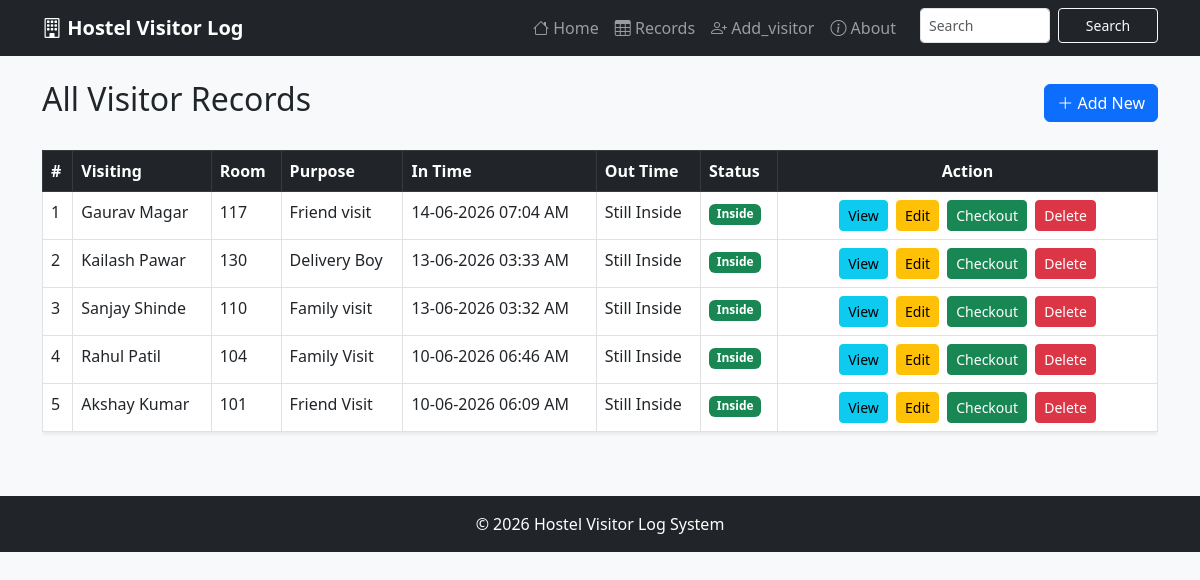
Page /records on the committed database.
### tables this page shows
CREATE TABLE visitors (
            id INTEGER PRIMARY KEY AUTOINCREMENT,
            visitor_name TEXT NOT NULL,
            student_name TEXT NOT NULL,
            room_number TEXT NOT NULL,
            purpose TEXT NOT NULL,
            in_time TEXT NOT NULL,
            out_time TEXT NOT NULL DEFAULT 'Still Inside',
            status TEXT DEFAULT 'Inside'
        );

### app.py (the view)
@app.route('/records')
def records_page():
    conn = get_db()
    visitors = conn.execute('SELECT * FROM visitors ORDER BY id DESC').fetchall()
    conn.close()
    return render_template('records.html', visitors=visitors)

### app.py (called while the page is built)
def get_db():
    conn = sqlite3.connect('database.db')
    conn.row_factory = sqlite3.Row
    return conn

### templates/records.html (shortened to what this page needs)
{% extends 'base.html' %}
{% block content %}
<div class="d-flex justify-content-between align-items-center mb-4">
    <h2>All Visitor Records</h2>
    <a href="{{ url_for('add_visitor') }}" class="btn btn-primary">
        <i class="bi bi-plus-lg"></i> Add New
    </a>
</div>
<div class="table-responsive">
    <table class="table table-hover table-bordered shadow-sm">
        <thead class="table-dark">
            <tr>
                <th>#</th>
                <th>Visiting</th>
                <th>Room</th>
                <th>Purpose</th>
                <th>In Time</th>
                <th>Out Time</th>
                <th>Status</th>
                <th width="380px" class="text-center">Action</th>
            </tr>
        </thead>
        <tbody>
            {% for visitor in visitors %}
            <tr>
                <td>{{ loop.index }}</td>
                <td>{{ visitor.visitor_name }}</td>
                <td>{{ visitor.room_number }}</td>
                <td>{{ visitor.purpose }}</td>
                <td>{{ visitor.in_time }}</td>
                <td>{{ visitor.out_time or '-' }}</td>
                <td>
                    <span class="badge {% if visitor.status == 'Inside' %}bg-success{% else %}bg-secondary{% endif %}">
                        {{ visitor.status }}
                    </span>
                </td>
                <td class="text-center" style="white-space: nowrap;">
                    <a href="{{ url_for('details', id=visitor.id) }}"
                       class="btn btn-sm btn-info me-1">
                         View
                    </a>
                    <a href="{{ url_for('edit_visitor', id=visitor.id) }}"
                       class="btn btn-sm btn-warning me-1">
                         Edit
                    </a>
                    <a href="{{ url_for('checkout_visitor', id=visitor.id) }}"
                       class="btn btn-sm btn-success me-1"
                       onclick="return confirm('Checkout {{ visitor.visitor_name }}?')">
                         Checkout
                    </a>
                    <form action="{{ url_for('delete_visitor', id=visitor.id) }}" method="POST" style="display:inline;">
                        <button type="submit" class="btn btn-sm btn-danger"
                                onclick="return confirm('Delete {{ visitor.visitor_name }}? This cannot be undone.')">
                             Delete
                        </button>
                    </form>
                </td>
            </tr>
            {% endfor %}
        </tbody>
    </table>
</div>
{% endblock %}

### templates/base.html (shortened to what this page needs)
<!DOCTYPE html>
<html lang="en">
<head>
    <link href="https://cdn.jsdelivr.net/npm/bootstrap@5.3.0/dist/css/bootstrap.min.css" rel="stylesheet">
    <link rel="stylesheet" href="https://cdn.jsdelivr.net/npm/bootstrap-icons@1.11.1/font/bootstrap-icons.css">
</head>
<body>
    <nav class="navbar navbar-dark bg-dark navbar-expand-lg">
    <div class="container">
        <a class="navbar-brand" href="/"><i class="bi bi-building"></i> Hostel Visitor Log</a>
        <div class="navbar-nav ms-auto">
            <a class="nav-link" href="/"><i class="bi bi-house"></i> Home</a>
            <a class="nav-link" href="/records"><i class="bi bi-table"></i> Records</a>
            <a class="nav-link" href="/add_visitor"><i class="bi bi-person-plus"></i> Add_visitor</a>
            <a class="nav-link" href="/about"><i class="bi bi-info-circle"></i> About</a>
            <form class="d-flex ms-3" action="{{ url_for('search') }}" method="GET">
                <input class="form-control form-control-sm me-2"
                       style="width:130px; height:35px"
                       type="search"
                       placeholder="Search"
                       name="q"
                       value="{{ request.args.get('q', '') }}">
                <button class="btn btn-outline-light btn-sm"
                        style="width:100px; height:35px"
                        type="submit">Search</button>
            </form>
        </div>
    </div>
</nav>
    <div class="container mt-4">
        {% block content %}{% endblock %}
    </div>
    <footer class="bg-dark text-white text-center py-3 mt-5">
        <p class="mb-0">&copy; 2026 Hostel Visitor Log System</p>
    </footer>
</body>
</html>

### templates/base.html (style rules this page uses)
body { background-color: #f8f9fa; }
.navbar-brand { font-weight: 600; }

### rows in the picture
visitors: visitor_name "Gaurav Magar", room_number "117", purpose "Friend visit", in_time "14-06-2026 07:04 AM", out_time "Still Inside", status "Inside"
visitors: visitor_name "Kailash Pawar", room_number "130", purpose "Delivery Boy", in_time "13-06-2026 03:33 AM", out_time "Still Inside", status "Inside"
visitors: visitor_name "Sanjay Shinde", room_number "110", purpose "Family visit", in_time "13-06-2026 03:32 AM", out_time "Still Inside", status "Inside"
visitors: visitor_name "Rahul Patil", room_number "104", purpose "Family Visit", in_time "10-06-2026 06:46 AM", out_time "Still Inside", status "Inside"
visitors: visitor_name "Akshay Kumar", room_number "101", purpose "Friend Visit", in_time "10-06-2026 06:09 AM", out_time "Still Inside", status "Inside"
